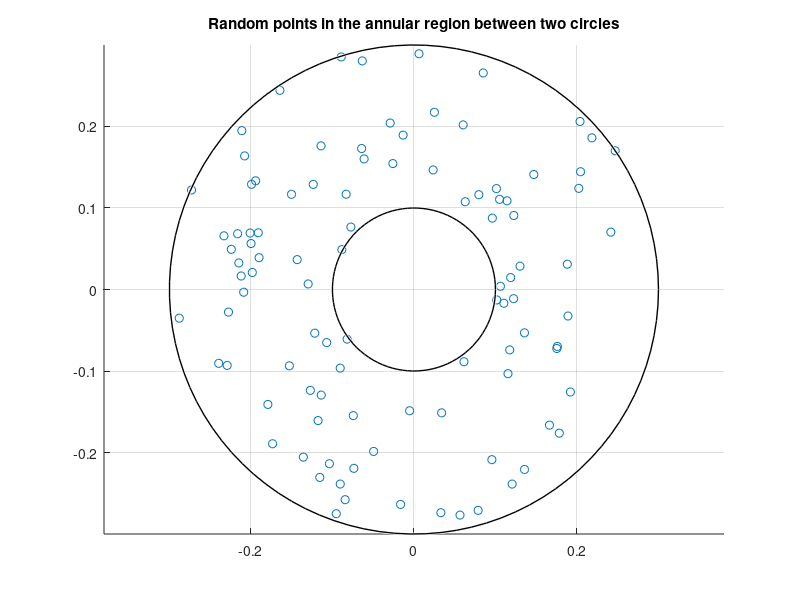

Source code (MATLAB):
% Parameters
r_inner = 0.1; % Radius of the inner circle
r_outer = 0.3; % Radius of the outer circle
N = 100; % Number of points to generate

% Generate random points in polar coordinates
theta = 2 * pi * rand(N, 1); % Random angles
r = sqrt((r_outer^2 - r_inner^2) * rand(N, 1) + r_inner^2); % Random radii ensuring uniform distribution

% Convert to Cartesian coordinates
x = r .* cos(theta);
y = r .* sin(theta);

% Generate random orientations for z coordinate
z = -180 + 360 * rand(N, 1);

% Plotting the generated points
figure;
scatter(x, y, 'b.');
hold on;
viscircles([0, 0], r_inner, 'LineWidth', 1, 'Color', 'k');
viscircles([0, 0], r_outer, 'LineWidth', 1, 'Color', 'k');
axis equal;
grid on;
title('Random points in the annular region between two circles');

% Displaying a sample of generated 3D points
sample_points = [x, y, z];
disp('Sample of generated 3D points:');
disp(sample_points(1:10, :));
